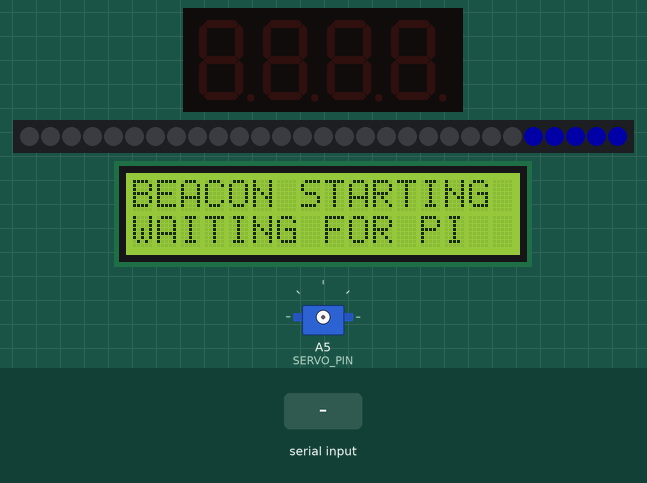
Simulated run of this sketch. Board: Arduino Uno, built with avr-gcc and run on an emulated ATmega328P. Shown: 4-digit seven-segment display, 29 RGB LEDs in strip order, left to right, 16×2 character LCD, servo. Wiring (inferred from the names in the program): shift register (74HC595): data pin 8; shift clock pin 10; latch pin 9; 4-digit 7-segment display, segments lit when HIGH: segments Q0, Q1, Q2, Q3, Q4, Q6, Q5, Q7; digit selects A1, A2, A3, A4. The inputs (shaded band) are chosen by the test bench. Dim RGB values are drawn brighter than linear; the segment pins are drawn as the display they are named for; what the sketch prints to the serial monitor is not drawn.

Above: at 1.2 s.
1.3 s: "STOPWORK:\n" received over Serial
At 2.8 s:
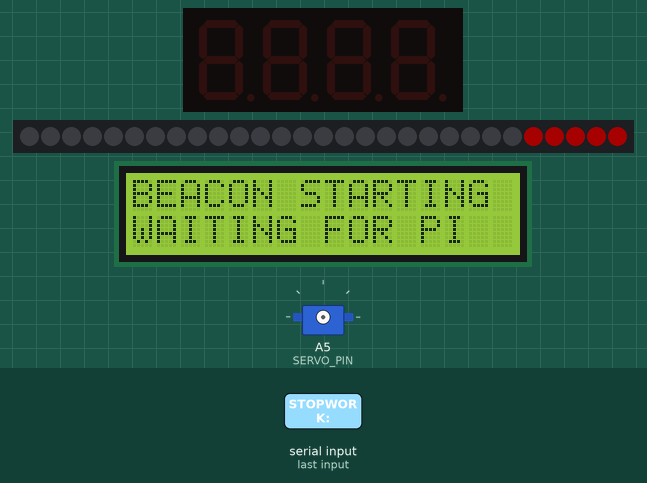
3.0 s: "INDEX:\n" received over Serial
4.5 s: "CLEAR\n" received over Serial
At 5.7 s:
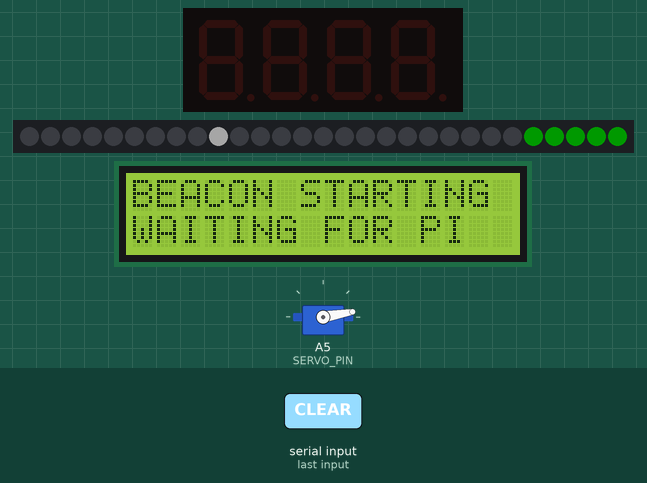
6.0 s: "REST:\n" received over Serial
At 6.7 s:
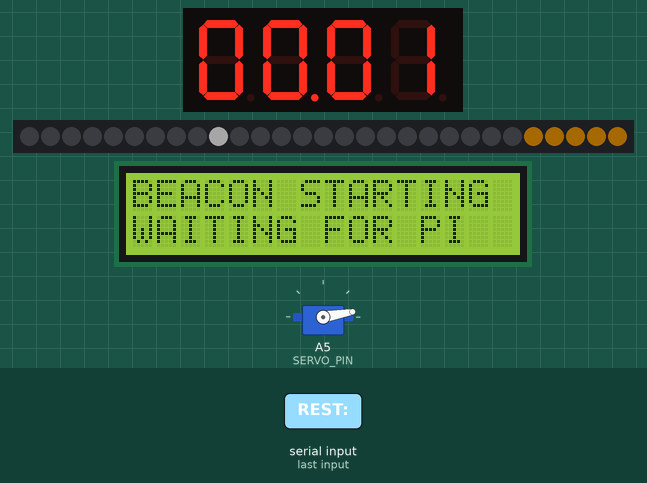
7.9 s: "LCD:\n" received over Serial
At 8.2 s:
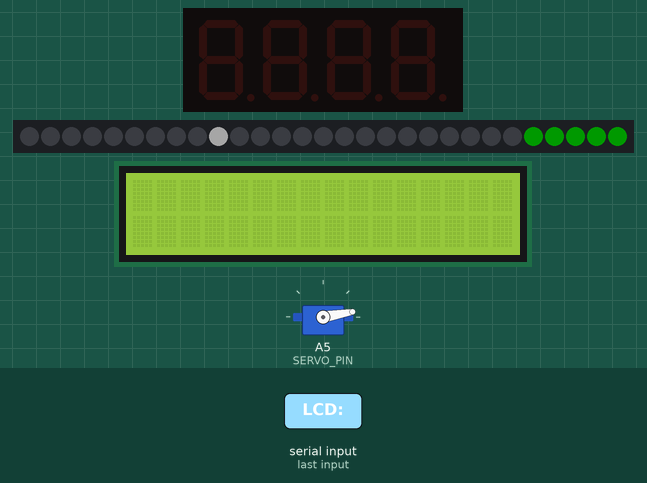
9.4 s: "STOPWORK:\n" received over Serial
At 11.5 s:
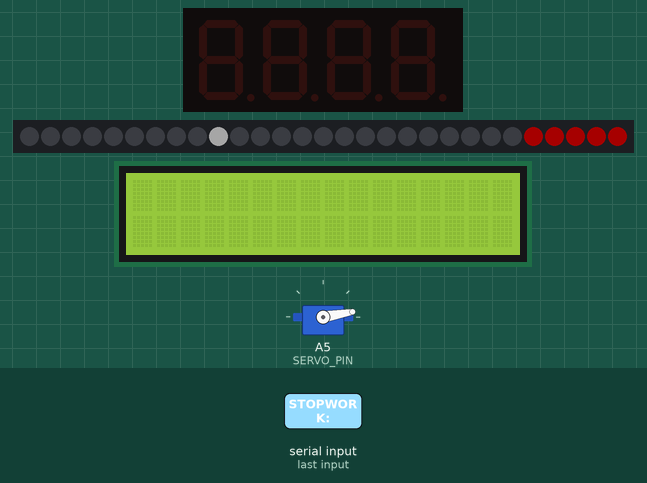
Timing chart, 0 to 12.1 s (numbered marks = the images above; inputs shaded):
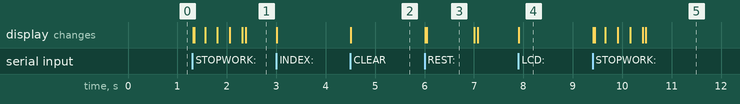

The sketch:

controlbox.ino
```cpp
// Beacon control box on the UNO R3 (contracts/serial.md, hardware guide 3.2 to 3.8).
// The Pi sends one command per line. The UNO answers OK to each, and COUNT:<n> once a second while a countdown runs.
// Nothing here blocks: the serial line is read a byte at a time and the four digits are lit one per 2 ms pass.
#include <LiquidCrystal.h>
#include <Servo.h>
#include <Adafruit_NeoPixel.h>

const bool COMMON_ANODE = false;       // the 4 digit display: false for 3461AS, true for 3461BS
const int STRIP_LEDS = 29, STRIP_BRIGHTNESS = 40;   // the WS2812B status strip; keep brightness low on the 9V module
const int NEEDLE_MIN = 10, NEEDLE_MAX = 170;   // servo angles for index 0 and 10 (hardware guide 7.5)

LiquidCrystal lcd(12, 11, 5, 4, 3, 2);
Servo needle;
const int DS = 8, STCP = 9, SHCP = 10, STRIP_PIN = 6, SERVO_PIN = A5;
Adafruit_NeoPixel strip(STRIP_LEDS, STRIP_PIN, NEO_GRB + NEO_KHZ800);
const int digitPins[4] = {A1, A2, A3, A4};
// Segment bits Q0..Q7 = a b c d e g f dp: on our build the f and g wires are swapped, so the table swaps bits 5 and 6
const byte seg[10] = {0x5F, 0x06, 0x3B, 0x2F, 0x66, 0x6D, 0x7D, 0x07, 0x7F, 0x6F};

enum Kind { NONE, STOPWORK, REST };
Kind kind = NONE;
long remaining = 0;          // seconds left on the running countdown
bool locked = false;         // the stop work clock ran out: solid red until CLEAR or a new STOPWORK
int hazardIndex = -1;        // -1 until the Pi sends INDEX
uint32_t stripWant = 0, stripShown = 1;   // the strip's color, sent only when it changes and the serial line is quiet
int stripIndexShown = -2;
unsigned long lastByteAt = 0, lastStripAt = 0;
char line1[17] = "";         // LCD line 1 as shown, padded to 16, for the MM:SS rewrite
char line2[17] = "";         // and line 2, both kept for the LCD's self repair
unsigned long lastHeal = 0;
char buf[64];
byte len = 0;
unsigned long lastTick = 0, lastStrobe = 0, lastDigit = 0, needleOffAt = 0, lastStep = 0;
bool strobeOn = false, needleOn = false;
int needleAt = -1, needleTo = 0;   // degrees; -1 until the first INDEX, which goes straight there
byte slot = 0;

void color(bool r, bool g, bool b) { stripWant = strip.Color(r * 255, g * 160, b * 255); }   // r + g reads as yellow

void showStrip() {           // Slavik's layout, LEDs numbered 1 to 29 from the input end (nearest the wires)
  uint32_t white = strip.Color(255, 255, 255);
  strip.clear();             // LED11 to LED21 stay dark
  for (int i = 0; i <= 9 && i <= hazardIndex; i++) strip.setPixelColor(9 - i, white);   // index 0 is LED10 ... 9 is LED1
  if (hazardIndex >= 8) strip.setPixelColor(21, white);    // LED22 lights with LED2 at index 8
  if (hazardIndex >= 9) strip.setPixelColor(22, white);    // LED23 lights with LED1 at index 9
  if (hazardIndex >= 10) strip.setPixelColor(23, white);   // LED24 is index 10
  for (int i = 24; i < STRIP_LEDS; i++) strip.setPixelColor(i, stripWant);   // LED25 to LED29: the status color
  strip.show();
}

void showColor() {           // the steady color; the stop work strobe runs in loop()
  if (kind == STOPWORK) return;
  if (locked) color(1, 0, 0);
  else if (kind == REST) color(1, 1, 0);
  else if (hazardIndex >= 7) color(1, 0, 0);   // the index band: under 4 green, under 7 yellow, else red
  else if (hazardIndex >= 4) color(1, 1, 0);
  else color(0, 1, 0);
}

void showSlot(byte d) {      // light one of the four digits; the eye blends them
  byte p = 0;
  if (kind != NONE) {
    long m = min(remaining / 60, 99L), s = remaining % 60;
    byte n[4] = {byte(m / 10), byte(m % 10), byte(s / 10), byte(s % 10)};
    p = seg[n[d]] | (d == 1 ? 0x80 : 0);   // the decimal point after the minutes reads as MM.SS
  }
  for (int i = 0; i < 4; i++) digitalWrite(digitPins[i], COMMON_ANODE ? LOW : HIGH);   // all off while shifting
  digitalWrite(STCP, LOW);
  shiftOut(DS, SHCP, MSBFIRST, COMMON_ANODE ? byte(~p) : p);
  digitalWrite(STCP, HIGH);
  if (p) digitalWrite(digitPins[d], COMMON_ANODE ? HIGH : LOW);
}

bool hasClock() {            // line 1 ends in MM:SS, like "STOP WORK  29:53" and "HEAT REST  12:00"
  return isDigit(line1[11]) && isDigit(line1[12]) && line1[13] == ':' && isDigit(line1[14]) && isDigit(line1[15]);
}

void setClock() {            // MM:SS from the UNO's own count, so the LCD and the 4 digit display always agree
  long m = min(remaining / 60, 99L), s = remaining % 60;
  line1[11] = '0' + m / 10; line1[12] = '0' + m % 10; line1[14] = '0' + s / 10; line1[15] = '0' + s % 10;
}

void pad(char *dst, const char *src, int n) {   // first n chars of src, then spaces to 16, so no lcd.clear() flicker
  int i = 0;
  for (; i < 16 && i < n && src[i]; i++) dst[i] = src[i];
  for (; i < 16; i++) dst[i] = ' ';
  dst[16] = 0;
}

void nibble(byte n) {        // one raw 4 bit write to the LCD with RS low (pins as in lcd(12, 11, 5, 4, 3, 2))
  const int d[4] = {5, 4, 3, 2};
  digitalWrite(12, LOW);
  for (int i = 0; i < 4; i++) digitalWrite(d[i], (n >> i) & 1);
  digitalWrite(11, HIGH); delayMicroseconds(1); digitalWrite(11, LOW); delayMicroseconds(150);
}

void healLcd() {             // a motor kick mid write can knock the LCD out of step (junk until a reset): resync, redraw
  nibble(0x3); delayMicroseconds(4500); nibble(0x3); nibble(0x3); nibble(0x2);   // back to 4 bit mode from any state
  lcd.command(0x28); lcd.command(0x0C); lcd.command(0x06);   // 2 lines, display on, cursor off, left to right
  lcd.setCursor(0, 0); lcd.print(line1);
  lcd.setCursor(0, 1); lcd.print(line2);
}

void showLines(const char *text) {   // "<line1>|<line2>"
  const char *bar = strchr(text, '|');
  pad(line1, text, bar ? bar - text : 16);
  pad(line2, bar ? bar + 1 : "", 16);
  if (kind != NONE && hasClock()) setClock();
  lcd.setCursor(0, 0); lcd.print(line1);
  lcd.setCursor(0, 1); lcd.print(line2);
}

void startCountdown(Kind k, long secs) {
  kind = k;
  remaining = max(secs, 1L);
  lastTick = millis();
  if (k == STOPWORK) locked = false;
  if (hasClock()) { setClock(); lcd.setCursor(11, 0); lcd.print(line1 + 11); }
}

void moveNeedle(int ix) {
  hazardIndex = ix;
  needleTo = map(ix, 0, 10, NEEDLE_MIN, NEEDLE_MAX);
  if (needleAt < 0) needleAt = needleTo;   // after a reset the needle is usually already near the gateway's index
  if (!needleOn) { needle.write(needleAt); needle.attach(SERVO_PIN); needleOn = true; }
  needleOffAt = millis() + 700;   // detach once it has arrived, so the SG90 does not hum or jitter
}

void handle(const char *s) {
  if (!strncmp(s, "STOPWORK:", 9)) startCountdown(STOPWORK, atol(s + 9));
  else if (!strncmp(s, "REST:", 5)) startCountdown(REST, atol(s + 5));
  else if (!strcmp(s, "CLEAR")) { kind = NONE; locked = false; }
  else if (!strncmp(s, "INDEX:", 6)) moveNeedle(constrain(atoi(s + 6), 0, 10));
  // MUSTER: no crew digit on this build (the count is on the dashboard and the LCD status line), so it is only answered
  else if (!strncmp(s, "LCD:", 4)) showLines(s + 4);
  showColor();
  Serial.println(F("OK"));
}

void setup() {
  Serial.begin(9600);         // slow on purpose: a byte (1 ms) outlasts strip.show()'s pause, so none is ever lost
  int outs[] = {DS, STCP, SHCP};
  for (int p : outs) pinMode(p, OUTPUT);
  for (int p : digitPins) pinMode(p, OUTPUT);
  strip.begin();
  strip.setBrightness(STRIP_BRIGHTNESS);
  lcd.begin(16, 2);
  showLines("BEACON STARTING|WAITING FOR PI");
  color(0, 0, 1);            // blue until the Pi's first command (the gateway resyncs everything when it opens the port)
}

void loop() {
  while (Serial.available()) {
    char c = Serial.read();
    lastByteAt = micros();
    if (c == '\n' || c == '\r') {
      while (len && buf[len - 1] == ' ') len--;
      if (len) { buf[len] = 0; handle(buf); len = 0; }
    } else if (len < sizeof(buf) - 1) buf[len++] = c;
  }

  unsigned long now = millis();
  if (kind != NONE && now - lastTick >= 1000) {
    lastTick += 1000;
    remaining--;
    Serial.print(F("COUNT:")); Serial.println(remaining);
    if (hasClock()) { setClock(); lcd.setCursor(11, 0); lcd.print(line1 + 11); }
    if (remaining <= 0) {
      if (kind == STOPWORK) locked = true;
      kind = NONE;
      showColor();
    }
  }
  if (kind == STOPWORK && now - lastStrobe >= 250) { lastStrobe = now; strobeOn = !strobeOn; color(strobeOn, 0, 0); }
  // 2 degrees every 15 ms, like the Sweep example: one big jump pulls more current than our supply gives and stalls it
  if (needleOn && now - lastStep >= 15) {
    lastStep = now;
    if (needleAt != needleTo) {
      needleAt += constrain(needleTo - needleAt, -2, 2);
      needle.write(needleAt);
      needleOffAt = now + 700;
    } else if ((long)(now - needleOffAt) >= 0) { needle.detach(); needleOn = false; }
  }

  // strip.show() pauses interrupts for about 30 us per LED, so it waits for 3 ms of serial quiet and never eats a command.
  // It is also resent once a second, so a strip that lost power (the module switched off and on) lights up again.
  if ((stripWant != stripShown || hazardIndex != stripIndexShown || now - lastStripAt >= 1000) && !Serial.available()
      && micros() - lastByteAt > 3000) {
    showStrip(); stripShown = stripWant; stripIndexShown = hazardIndex; lastStripAt = now;
  }
  // the LCD's self repair, every 5 s while the serial line is quiet (about 6 ms, too short to see)
  if (now - lastHeal >= 5000 && !Serial.available() && micros() - lastByteAt > 20000) { lastHeal = now; healLcd(); }
  if (micros() - lastDigit >= 2000) { lastDigit = micros(); slot = (slot + 1) % 4; showSlot(slot); }
}
```

Measured:
- after the input at 7.9 s, the display: changes at once (image 4)
- what the display in image 3 shows lasts 1.0 s, from 6.0 s to 7.0 s
